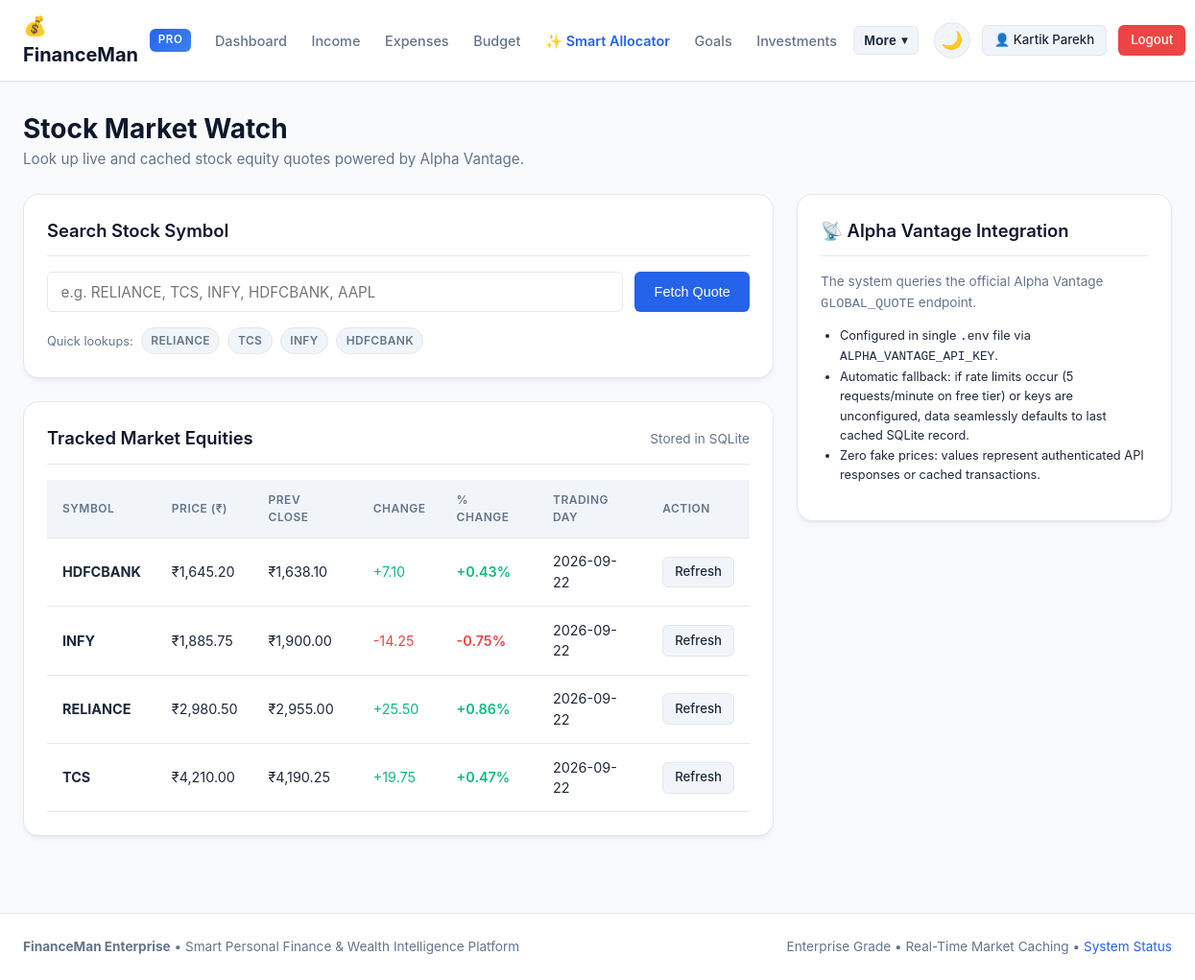
Page /market (signed in) on the committed database.
### tables this page shows
CREATE TABLE market_data (
    id INTEGER PRIMARY KEY AUTOINCREMENT,
    symbol TEXT NOT NULL,
    price REAL NOT NULL,
    previous_close REAL,
    change REAL,
    change_percent TEXT,
    latest_trading_day TEXT,
    source TEXT DEFAULT 'Alpha Vantage',
    updated_at TIMESTAMP DEFAULT CURRENT_TIMESTAMP
);

### app.py (the view)
@app.route("/market", methods=["GET", "POST"])
@login_required
def market():
    symbol_query = request.args.get("symbol", "").strip() or request.form.get("symbol", "").strip()
    active_quote = None
    if symbol_query:
        active_quote = fetch_stock_quote(symbol_query)
    cached_stocks = get_all_cached_stocks()
    return render_template(
        "market.html",
        active_quote=active_quote,
        symbol_query=symbol_query,
        cached_stocks=cached_stocks,
        default_symbols=DEFAULT_SYMBOLS
    )

### api/alpha_vantage.py (called while the page is built)
def get_all_cached_stocks() -> list:
    return execute_query(
        """
        SELECT symbol, price, previous_close, change, change_percent, latest_trading_day, source, updated_at
        FROM market_data
        ORDER BY symbol ASC;
        """
    )

### app.py (called while the page is built)
def login_required(f):
    @wraps(f)
    def decorated_function(*args, **kwargs):
        if "user_id" not in session:
            flash("Please log in to access this page.", "warning")
            return redirect(url_for("login"))
        return f(*args, **kwargs)
    return decorated_function

### database/database.py (called while the page is built)
def get_db_connection() -> sqlite3.Connection:
    conn = sqlite3.connect(str(DB_PATH))
    conn.row_factory = sqlite3.Row
    conn.execute("PRAGMA foreign_keys = ON;")
    return conn

def execute_query(sql: str, params: tuple = ()) -> List[Dict[str, Any]]:
    conn = get_db_connection()
    try:
        cursor = conn.cursor()
        cursor.execute(sql, params)
        rows = cursor.fetchall()
        return [dict(row) for row in rows]
    finally:
        conn.close()

### templates/market.html (shortened to what this page needs)
{% extends "base.html" %}
{% block content %}
<div style="display: flex; justify-content: space-between; align-items: center; margin-bottom: 1.5rem; flex-wrap: wrap; gap: 1rem;">
  <div>
    <h1 style="font-size: 1.75rem; color: var(--secondary);">Stock Market Watch</h1>
    <p style="color: var(--text-muted); font-size: 0.95rem;">Look up live and cached stock equity quotes powered by Alpha Vantage.</p>
  </div>
</div>
<div class="dashboard-grid">
  <div>
    <div class="card" style="margin-bottom: 1.5rem;">
      <div class="card-header">
        <h3 class="card-title">Search Stock Symbol</h3>
      </div>
      <form method="GET" action="{{ url_for('market') }}" style="display: flex; gap: 0.75rem; flex-wrap: wrap;">
        <input type="text" class="form-control" name="symbol" value="{{ symbol_query }}" placeholder="e.g. RELIANCE, TCS, INFY, HDFCBANK, AAPL" style="flex: 1; min-width: 220px;" required>
        <button type="submit" class="btn btn-primary">Fetch Quote</button>
      </form>
      <div style="display: flex; gap: 0.5rem; flex-wrap: wrap; margin-top: 1rem; align-items: center;">
        <span style="font-size: 0.8rem; color: var(--text-muted);">Quick lookups:</span>
        {% for sym in default_symbols %}
        <a href="{{ url_for('market', symbol=sym) }}" class="badge badge-neutral" style="text-decoration: none; cursor: pointer;">
          {{ sym }}
        </a>
        {% endfor %}
      </div>
    </div>
    <div class="card">
      <div class="card-header">
        <h3 class="card-title">Tracked Market Equities</h3>
        <span class="card-subtitle">Stored in SQLite</span>
      </div>
      {% if cached_stocks %}
      <div class="table-responsive">
        <table class="data-table">
          <thead>
            <tr>
              <th>Symbol</th>
              <th>Price (₹)</th>
              <th>Prev Close</th>
              <th>Change</th>
              <th>% Change</th>
              <th>Trading Day</th>
              <th>Action</th>
            </tr>
          </thead>
          <tbody>
            {% for s in cached_stocks %}
            <tr>
              <td><strong>{{ s.symbol }}</strong></td>
              <td>₹{{ "{:,.2f}".format(s.price) }}</td>
              <td>₹{{ "{:,.2f}".format(s.previous_close or s.price) }}</td>
              <td style="color: {{ '#10b981' if (s.change or 0) >= 0 else '#ef4444' }};">
                {{ '+' if (s.change or 0) >= 0 else '' }}{{ "{:,.2f}".format(s.change or 0) }}
              </td>
              <td style="color: {{ '#10b981' if (s.change or 0) >= 0 else '#ef4444' }}; font-weight: 600;">
                {{ s.change_percent }}
              </td>
              <td>{{ s.latest_trading_day }}</td>
              <td>
                <a href="{{ url_for('market', symbol=s.symbol) }}" class="btn btn-secondary btn-sm">Refresh</a>
              </td>
            </tr>
            {% endfor %}
          </tbody>
        </table>
      </div>
      {% else %}
      <p style="color: var(--text-muted); text-align: center; padding: 2rem;">No tracked stocks in database cache.</p>
      {% endif %}
    </div>
  </div>
  <div>
    <div class="card">
      <div class="card-header">
        <h3 class="card-title">📡 Alpha Vantage Integration</h3>
      </div>
      <p style="font-size: 0.85rem; color: var(--text-muted); line-height: 1.6; margin-bottom: 0.75rem;">
        The system queries the official Alpha Vantage <code>GLOBAL_QUOTE</code> endpoint.
      </p>
      <ul style="font-size: 0.8rem; color: var(--text-main); margin-left: 1.25rem; line-height: 1.6; margin-bottom: 0.75rem;">
        <li>Configured in single <code>.env</code> file via <code>ALPHA_VANTAGE_API_KEY</code>.</li>
        <li>Automatic fallback: if rate limits occur (5 requests/minute on free tier) or keys are unconfigured, data seamlessly defaults to last cached SQLite record.</li>
        <li>Zero fake prices: values represent authenticated API responses or cached transactions.</li>
      </ul>
    </div>
  </div>
</div>
{% endblock %}

### static/css/style.css (style rules this page uses)
:root, [data-theme="light"] { --primary: #2563eb; --primary-hover: #1d4ed8; --secondary: #0f172a; --background: #f8fafc; --surface: #ffffff; --surface-alt: #f1f5f9; --border: #e2e8f0; --border-subtle: #cbd5e1; --text-main: #1e293b; --text-muted: #64748b; --success: #10b981; --success-bg: #ecfdf5; --warning: #f59e0b; --warning-bg: #fffbeb; --danger: #ef4444; --danger-bg: #fef2f2; --info: #0ea5e9; --info-bg: #f0f9ff; --card-shadow: 0 4px 6px -1px rgba(0, 0, 0, 0.05), 0 2px 4px -2px rgba(0, 0, 0, 0.05); --card-shadow-hover: 0 10px 15px -3px rgba(0, 0, 0, 0.08), 0 4px 6px -4px rgba(0, 0, 0, 0.04); --radius-sm: 6px; --radius-md: 10px; --radius-lg: 16px; --font-sans: -apple-system, BlinkMacSystemFont, "Segoe UI", Roboto, Oxygen, Ubuntu, Cantarell, "Helvetica Neue", sans-serif; }
* { box-sizing: border-box; margin: 0; padding: 0; transition: background-color 0.2s ease, border-color 0.2s ease, color 0.15s ease; }
body { font-family: var(--font-sans); background-color: var(--background); color: var(--text-main); line-height: 1.5; min-height: 100vh; display: flex; flex-direction: column; }
.card { background: var(--surface); border: 1px solid var(--border); border-radius: var(--radius-lg); padding: 1.5rem; box-shadow: var(--card-shadow); transition: transform 0.15s ease, box-shadow 0.15s ease, border-color 0.15s ease; }
.card-header { display: flex; justify-content: space-between; align-items: center; margin-bottom: 1rem; padding-bottom: 0.75rem; border-bottom: 1px solid var(--border); }
.card-title { font-size: 1.15rem; font-weight: 600; color: var(--secondary); }
.card-subtitle { font-size: 0.85rem; color: var(--text-muted); }
.btn { display: inline-flex; align-items: center; justify-content: center; gap: 0.5rem; padding: 0.6rem 1.2rem; border-radius: var(--radius-sm); font-weight: 500; font-size: 0.9rem; cursor: pointer; text-decoration: none; border: 1px solid transparent; transition: all 0.15s ease-in-out; }
.btn-primary { background-color: var(--primary); color: white; }
.btn-secondary { background-color: var(--surface-alt); color: var(--text-main); border-color: var(--border); }
.btn-sm { padding: 0.35rem 0.75rem; font-size: 0.825rem; }
.form-control, .form-select { width: 100%; padding: 0.65rem 0.85rem; border: 1px solid var(--border); border-radius: var(--radius-sm); font-size: 0.95rem; font-family: inherit; background-color: var(--surface); color: var(--text-main); transition: border-color 0.15s ease, box-shadow 0.15s ease; }
.table-responsive { width: 100%; overflow-x: auto; }
.data-table { width: 100%; border-collapse: collapse; text-align: left; font-size: 0.9rem; }
.data-table th { background-color: var(--surface-alt); color: var(--text-muted); font-weight: 600; padding: 0.75rem 1rem; border-bottom: 1px solid var(--border); text-transform: uppercase; font-size: 0.75rem; letter-spacing: 0.5px; }
.data-table td { padding: 0.85rem 1rem; border-bottom: 1px solid var(--border); color: var(--text-main); }
.badge { display: inline-block; padding: 0.25rem 0.6rem; border-radius: 9999px; font-size: 0.75rem; font-weight: 600; letter-spacing: 0.3px; }
.badge-neutral { background-color: var(--surface-alt); color: var(--text-muted); border: 1px solid var(--border); }
.dashboard-grid { display: grid; grid-template-columns: 2fr 1fr; gap: 1.5rem; margin-bottom: 2rem; }

### rows in the picture
market_data: symbol "HDFCBANK", price "1,645.20", previous_close "1,638.10", change "+", change "7.10", change_percent "+0.43%", latest_trading_day "2026-09-22"
market_data: symbol "INFY", price "1,885.75", previous_close "1,900.00", change "-14.25", change_percent "-0.75%", latest_trading_day "2026-09-22"
market_data: symbol "RELIANCE", price "2,980.50", previous_close "2,955.00", change "+", change "25.50", change_percent "+0.86%", latest_trading_day "2026-09-22"
market_data: symbol "TCS", price "4,210.00", previous_close "4,190.25", change "+", change "19.75", change_percent "+0.47%", latest_trading_day "2026-09-22"

### other values in the picture
{{ session.get('user_name', 'Profile') }} "Kartik Parekh"
{{ sym }} "RELIANCE" "TCS" "INFY" "HDFCBANK"
